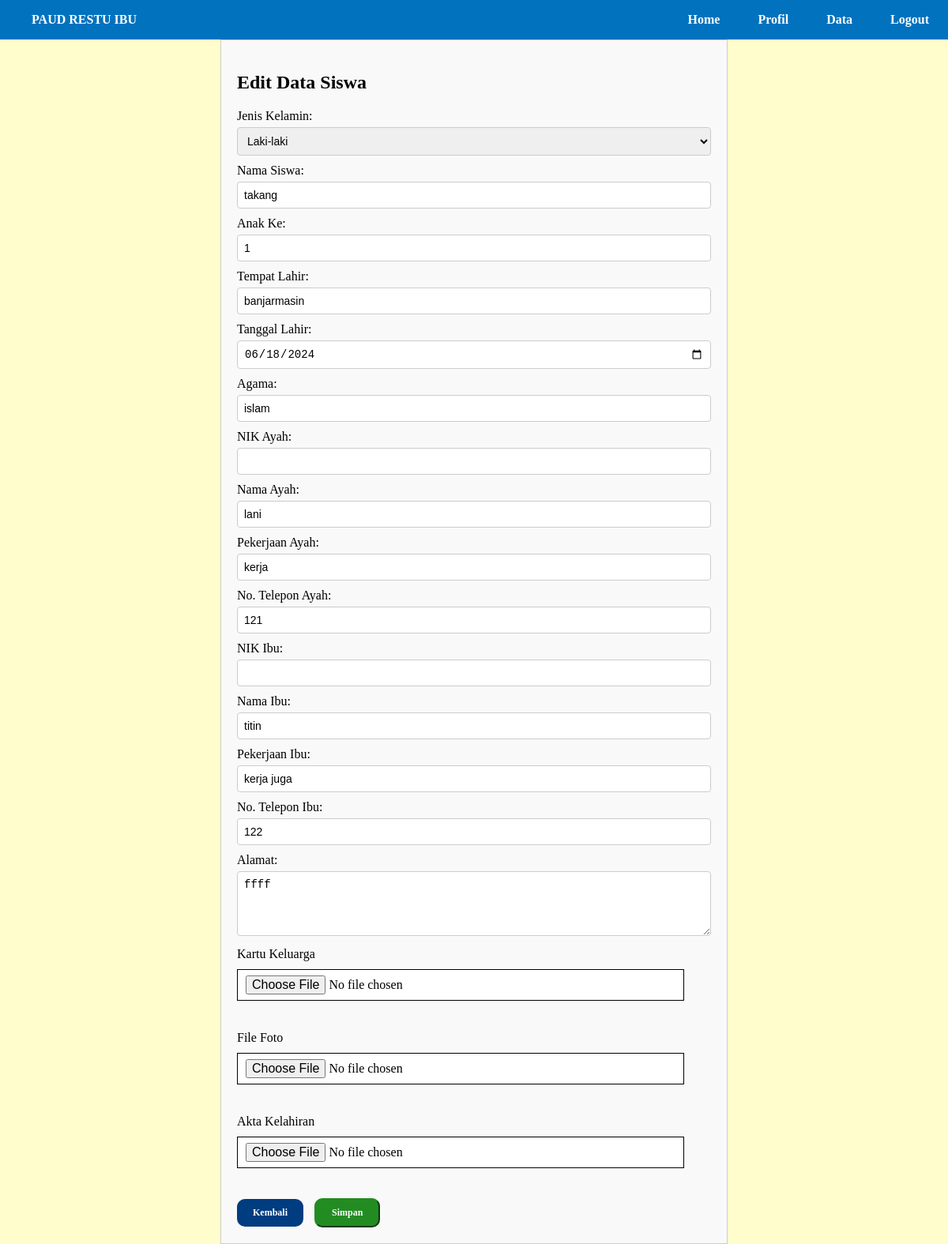
The page /edit_data.php?nik_siswa=123 on the database its author committed.
### tables this page shows
CREATE TABLE `siswa` (
  `nik_siswa` varchar(30) NOT NULL,
  `nm_siswa` varchar(30) NOT NULL,
  `tempat_lahir` varchar(30) NOT NULL,
  `tanggal_lahir` varchar(15) NOT NULL,
  `jenkel` varchar(15) NOT NULL,
  `anak_ke` varchar(5) NOT NULL,
  `agama` varchar(15) NOT NULL,
  `nm_ayah` varchar(40) NOT NULL,
  `pek_ayah` varchar(40) NOT NULL,
  `no_ayah` varchar(15) NOT NULL,
  `nm_ibu` varchar(40) NOT NULL,
  `pek_ibu` varchar(40) NOT NULL,
  `no_ibu` varchar(15) NOT NULL,
  `alamat` text NOT NULL,
  `status` varchar(20) NOT NULL
);

### edit_data.php (the view, shortened to what this page needs)
<!DOCTYPE html>
<html>
<head>
    <link rel="stylesheet" href="style.css">
</head>
<body>
    <?php
    include 'navbar_ad.php';
    include 'dbsirebu.php';
    $nik_siswa = $_GET['nik_siswa'];
    $query = "SELECT * FROM siswa WHERE nik_siswa = '$nik_siswa'";
    $result = mysqli_query($db, $query);
    $siswa = mysqli_fetch_assoc($result);
    ?>
    <div class="form_edit">
        <h2>Edit Data Siswa</h2>
        <form action="edit_data_proses.php" method="POST" enctype="multipart/form-data">
            <label>Jenis Kelamin:</label>
            <select name="jenkel" required>
                <option value="Laki-laki" <?php if ($siswa['jenkel'] == 'Laki-laki') echo 'selected'; ?>>Laki-laki</option>
            </select>
            <label>Nama Siswa:</label>
            <input type="text" name="nama_siswa" value="<?php echo $siswa['nm_siswa']; ?>" required>
            <label>Anak Ke:</label>
            <input type="number" name="anak_ke" value="<?php echo $siswa['anak_ke']; ?>" required>
            <label>Tempat Lahir:</label>
            <input type="text" name="tempat_lahir" value="<?php echo $siswa['tempat_lahir']; ?>" required>
            <label>Tanggal Lahir:</label>
            <input type="date" name="tanggal_lahir" value="<?php echo $siswa['tanggal_lahir']; ?>" required>
            <label>Agama:</label>
            <input type="text" name="agama" value="<?php echo $siswa['agama']; ?>" required>
            <label>NIK Ayah:</label>
            <input type="text" name="nik_ayah" value="<?php echo $siswa['nik_ayah']; ?>" required>
            <label>Nama Ayah:</label>
            <input type="text" name="nm_ayah" value="<?php echo $siswa['nm_ayah']; ?>" required>
            <label>Pekerjaan Ayah:</label>
            <input type="text" name="pek_ayah" value="<?php echo $siswa['pek_ayah']; ?>" required>
            <label>No. Telepon Ayah:</label>
            <input type="text" name="no_ayah" value="<?php echo $siswa['no_ayah']; ?>" required>
            <label>NIK Ibu:</label>
            <input type="text" name="nik_ibu" value="<?php echo $siswa['nik_ibu']; ?>" required>
            <label>Nama Ibu:</label>
            <input type="text" name="nm_ibu" value="<?php echo $siswa['nm_ibu']; ?>" required>
            <label>Pekerjaan Ibu:</label>
            <input type="text" name="pek_ibu" value="<?php echo $siswa['pek_ibu']; ?>" required>
            <label>No. Telepon Ibu:</label>
            <input type="text" name="no_ibu" value="<?php echo $siswa['no_ibu']; ?>" required>
            <label>Alamat:</label>
            <textarea name="alamat" rows="4" required><?php echo $siswa['alamat']; ?></textarea>
            <br><tr>
                <td class="label_pendaftaran">Kartu Keluarga</td><br>
                <td colspan="2"><input class="upload_pendaftaran" type="file" name="file_kartu_keluarga" required></td><br>
            </tr>
            <br><tr>
                <td class="label_pendaftaran">File Foto</td><br>
                <td colspan="2"><input class="upload_pendaftaran" type="file" name="file_foto" required></td><br>
            </tr>
            <br><tr>
                <td class="label_pendaftaran">Akta Kelahiran</td><br>
                <td colspan="2"><input class="upload_pendaftaran" type="file" name="file_akta_kelahiran" required></td><br>
            </tr>
            <br>
            <td><a class="kembali_pendaftaran" href="ad_data.php">Kembali</a> <input type="submit" name="simpan" onclick="return confirm('Yakin Data Disimpan?')" value="Simpan" id="tombol-simpan" class="simpan_pendaftaran"></td>
        </form>
    </div>
</body>
</html>

### style.css (style rules this page uses)
body { background-color: #FFFDCC; padding: 0; margin: 0; }
.upload_pendaftaran { font-family: Verdana; font-size:16px; text-decoration: none; background-color:white; border-style: solid; border-width: 1px; padding: 7px 74px 7px 10px; margin-bottom: 20px; resize:vertical; width: 80%; }
.kembali_pendaftaran { font-family:Verdana; font-weight: bold; position: relative; cursor: pointer; font-size: 12px; background-color: #003C80; color: white; padding: 10px 20px; border-color: #5C2215; border-radius:10px; text-align: center; text-decoration: none; display: inline-block; }
.simpan_pendaftaran { font-family:Verdana; font-weight: bold; position: relative; cursor: pointer; font-size: 12px; background-color: #228c22; color: white; padding: 9px 20px; margin-left: 10px; border-color: #228c22; border-radius:10px; text-align: center; text-decoration: none; display: inline-block; }

### edit_data.php (style rules this page uses)
.form_edit { font-family: Verdana; margin: auto; width: 50%; padding: 20px; border: 1px solid #ccc; background-color: #f9f9f9; }
label { display: block; margin-bottom: 5px; }
input[type="text"], input[type="number"], input[type="date"], textarea, select { width: 100%; padding: 8px; margin-bottom: 10px; box-sizing: border-box; border: 1px solid #ccc; border-radius: 4px; font-size: 14px; }
input[type="file"] { margin-top: 10px; }

### rows shown on the page
siswa: nama_siswa "takang", anak_ke "1", tempat_lahir "banjarmasin", tanggal_lahir "06/18/2024", agama "islam", nm_ayah "lani", pek_ayah "kerja", no_ayah "121", nm_ibu "titin", pek_ibu "kerja juga", no_ibu "122", alamat "ffff"
